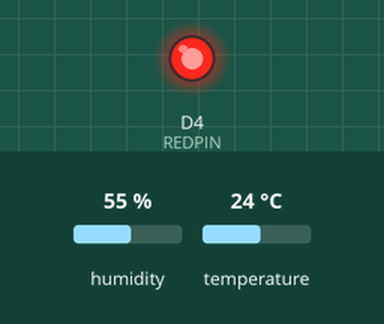
Bench run of a sketch on a simulated ESP8266 (NodeMCU). On the bench: output pins drawn as LEDs (lit = HIGH). Inputs (shaded band) come from the test bench; at power-on: humidity 55 %, temperature 24 °C. WiFi joins after 1.5 s; servers stay silent unless stated; what the sketch prints to the serial monitor is not drawn.

Above: at 1.9 s.
At 10.0 s:
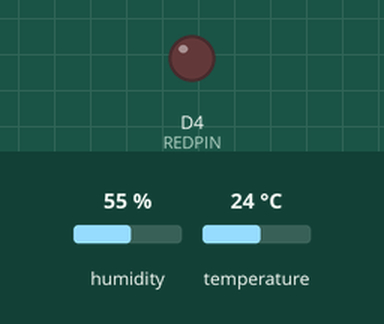
Timing chart, 0 to 22.6 s (numbered marks = the images above):
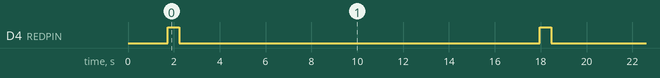

The sketch:

DHT11_ThinkSpeak_NodeMCU_Weather_station.ino
```cpp
#include <DHT.h>
#include <ESP8266WiFi.h>
#define DHTPIN D3
#define DHTTYPE DHT11
#define REDPIN D4
// 와이파이 공유기의 SSID
const char* ssid = "U+Net99D7";
// 와이파이 공유기의 접속 비밀번호
const char* password = "0138011185";

const char* server = "api.thingspeak.com";
String apiKey = "E3OMDF9SYDJN6768";

WiFiClient client;
DHT dht(DHTPIN, DHTTYPE, D3);

void setup() {
  // put your setup code here, to run once:
  Serial.begin(9600);
  Serial.println();
  Serial.println("ThingSpeak");

  pinMode(REDPIN, OUTPUT);

  // DHT11초기화
  dht.begin();
  Serial.println();
  Serial.print("Connecting to");
  Serial.println(ssid);
  // Wi-Fi 초기화
  WiFi.begin(ssid, password);

  while(WiFi.status() != WL_CONNECTED){
    delay(500);
    Serial.print(".");
  }
  Serial.println("");
  Serial.println("WiFi connected!");

}

void loop() {
  // put your main code here, to run repeatedly:
  float t,h;
  t = dht.readTemperature();
  h = dht.readHumidity();

  if(isnan(h) || isnan(t)){
    Serial.println("Failed to read!!");
    return;
  }
  if(client.connect(server,80)){
    String postStr = apiKey;
           postStr +="&field1=";
           postStr += String(t);
           postStr +="&field2=";
           postStr += String(h);
           postStr += "\r\n\r\n";

    // Rest API POST 요청 : 웹서버에 resource 생성요청
    client.print("POST /update HTTP/1.1\n");
    client.print("Host: api.thingspeak.com\n");

    //온도 데이터를 한번 전송하고 client와 연결을 끊고 15초 시간 지연 대기 한다.
    client.print("Connection: close\n");
    client.print("X-THINGSPEAKAPIKEY: "+apiKey+"\n");
    client.print("Content-Type: application/x-www-form-urlencoded\n");
    client.print("Content-Length: ");
    client.print(postStr.length());
    client.print("\n\n");
    client.print(postStr);

    Serial.print("Temp : ");
    Serial.print(t);
    Serial.print("\t Humidity : ");
    Serial.print(h);
    Serial.println("%. Send to Thingspeak.");

  }
  client.stop();

  digitalWrite(REDPIN, HIGH);
  delay(500);
  digitalWrite(REDPIN, LOW);
  delay(500);

  Serial.println("Waiting...");
  //ThingSpeak 무료계정은 업데이트 주기가 15초임
  delay(15000);

}
```

Measured:
- by itself, D4 (REDPIN): alternates HIGH for 0.50 s and LOW for 15.7 s
